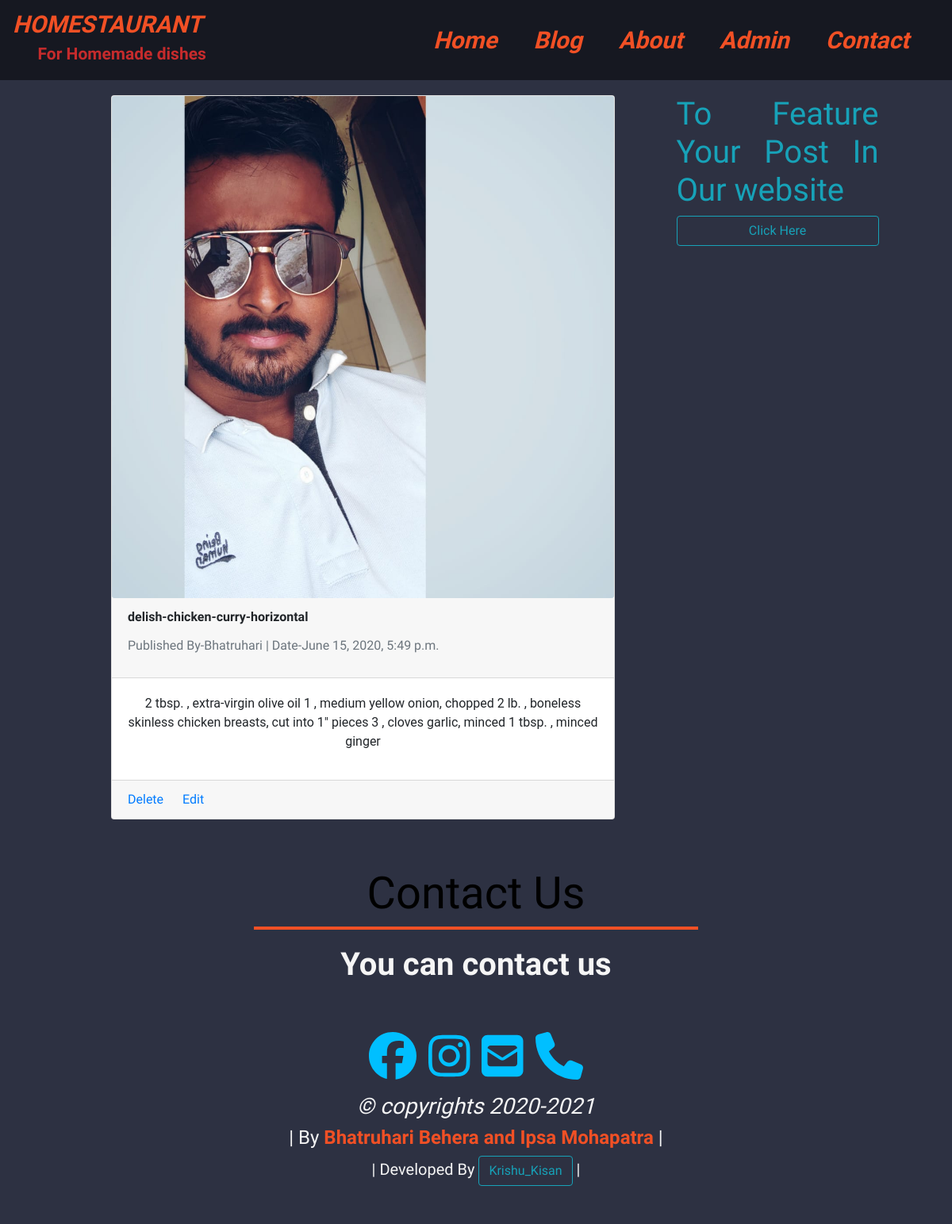
The app's page /delish-chicken-curry-horizontal/ with its own data.
### blog/models.py (models this page shows, shortened)
class Post(models.Model):
    STATUS_CHOICES = (('draft', 'Draft'), ('published', 'Published'))
    title = models.CharField(max_length=256)
    slug = models.SlugField(max_length=264, unique_for_date='publish')
    author = models.ForeignKey(Admin, on_delete=models.CASCADE, related_name='blog_posts')
    body = models.TextField()
    publish = models.DateTimeField(default=timezone.now)
    created = models.DateTimeField(auto_now_add=True)
    updated = models.DateTimeField(auto_now=True)
    status = models.CharField(max_length=10, choices=STATUS_CHOICES, default='draft')
    pic1 = models.ImageField(upload_to='blogs_photos/', blank=True, null=True)
    class Meta:
        ordering = ('-publish',)

### myadmin/models.py (models this page shows)
class Admin(models.Model):
    admin_id=models.AutoField(primary_key=True)
    username=models.CharField(max_length=30,unique=True)
    password=models.CharField(max_length=30)
    email=models.EmailField(unique=True,blank=True)
    mobile=models.IntegerField(unique=True)
    first_name=models.CharField(max_length=30)
    last_name=models.CharField(max_length=30)
    photo=models.ImageField(upload_to="admin_photos/",blank=True)
    def __str__(self):
        return self.first_name

### blog/views.py (the view)
# urls.py: path('<slug:slug>/',views.detail_post,name='detail_post'),
def detail_post(request,slug):
    blog_post=get_object_or_404(Post,slug=slug)
    return render(request,'blog/blog_detail.html',{'form':AdminLoginForm(),'post':blog_post})

### templates/blog/blog_detail.html (shortened to what this page needs)
{% extends 'base.html' %}
{% block common %}
    <header>
    {% include 'blog/navbar.html' %}
    </header>
    <div class="container">
        <div class="row">
            <div class="col-lg-7  offset-lg-1">
                    <div class="card">
                        <img src="{{ post.pic1.url }}" class="card-img" alt="pic:{{ post.title }}">
                        <div class="card-header">
                            <label class="card-title font-weight-bold">{{ post.title }}</label>
                            <p class="text-info text-muted">Published By-{{ post.author }} |
                            Date-{{ post.publish }}
                            </p>
                        </div>
                        <div class="card-body">
                            <p class="text-center">
                                {{ post.body|safe  }}
                            </p>
                        </div>
                        <div class="card-footer">
                            <a class="card-link" href="{% url 'blog:delete_post' post.id %}">Delete</a>
                            <a class="card-link" href="#">Edit</a>
                        </div>
                    </div>
            </div>
            <div class="col-lg-3 mx-lg-auto d-lg-flex d-none">
                <div class="side-bar">
                    <h1 class="text-justify text-info ">To Feature Your Post In Our website</h1>
                    <a href="#" class="btn btn-outline-info btn-block">Click Here</a>
                </div>
            </div>
        </div>
    </div>
{% endblock common %}

### templates/base.html (shortened to what this page needs)
{% load static %}
<!DOCTYPE html>
<html lang="en">
<head>
    <link rel='stylesheet' href="{% static 'css/bootstrap.css' %}">
    <link rel='stylesheet' href="{% static 'css/all.min.css' %}">
    <link  rel='stylesheet' href="{% static 'css/main.css' %}">
</head>
<body>
{% block common %}{% endblock common %}
    <section id='footer' class='container-fluid text-center'>
        <div class="title">
            <h1 class='display-4'>Contact Us</h1>
            <div class='text-underline'></div>
        </div>
        <h1><strong>You can contact us </strong></h1>
        <div class="footer-icons">
            <a href="https://www.facebook.com/homestaurant/" target='_blank'><i class="fab fa-facebook"></i></a>
            <a href="https://www.instagram.com/_homestaurant_/" target="_blank"><i class='fab fa-instagram'></i></a>
            <a href="mailto:homestaurant2020@gmail.com" target="_blank"><i class="fas fa-envelope-square"></i></a>
            <a href="tel:+919437405213"><i class='fa fa-phone'></i></a>
        </div>
        <div class="copyrights">
            <h3><i>&copy; copyrights 2020-2021</i></h3>
            <h4>| By <strong style="color: #F15025;">Bhatruhari Behera and Ipsa Mohapatra</strong> |</h4>
            <h5>| Developed By <strong style="color: #F15025;">
            <a href='https://www.instagram.com/krishu_kisan/' class='btn btn-outline-info'>Krishu_Kisan</a>
            </strong> |</h5>
        </div>
    </section>
</body>
</html>

### templates/blog/navbar.html (shortened to what this page needs)
<nav class='navbar navbar-expand-lg navbar-light fixed-top transparent'>
            <div class='navbar-brand'>
                <a>HOMESTAURANT</a>
                <label class='tagline'>For Homemade dishes</label>
            </div>
            <div class='collapse navbar-collapse justify-content-end' id='menu'>
                <ul class='navbar-nav'>
                    <li class='nav-item'><a class='nav-link' href="{% url 'blog:sitehome' %}">Home</a></li>
                    <li class='nav-item'><a class='nav-link' href="{% url 'blog:viewPost' %}">Blog</a></li>
                    <li class='nav-item'><a class='nav-link' href="#about">About</a></li>
                    <li class='nav-item'><a class='nav-link' data-toggle="modal" href="#adminLoginModal">Admin</a></li>
                    <li class='nav-item'><a class='nav-link' href="#footer">Contact</a></li>
                </ul>
            </div>
        </nav>

### static/css/main.css (style rules this page uses)
body { font-family: 'Indie Flower', cursive; }
.tagline { font-size:0.7em; margin-left: 0.5em; padding-left: 1em; font-style: normal; color: rgba(235, 47, 47, 0.829); }
.transparent { background-color: rgba(0, 0, 0, 0.5); }
.navbar-brand { display: flex; flex-flow: column; padding: 0; margin: 0; }
.navbar-brand, .nav-link { color:#F15025!important; font-size: 30px; margin-right: 1em; font-style: italic; font-weight: bold; }
header { height: 100%; background-image: url('../images/bg.jpg'); background-repeat: no-repeat; background-attachment: fixed; background-size: cover; background-position: center center; justify-content: center; align-items: center; }
.title { margin: 20px 0; color: black; }
.text-underline { border: 2px solid #F15025 ; width: 50%; margin: 0px auto 10px; }
#footer { padding: 40px; color: whitesmoke; background-color: #2D3142; }
.footer-icons { font-size: 60px; padding-top: 40px; }
.footer-icons a { color: deepskyblue; text-decoration: none; }

### templates/blog/blog_detail.html (style rules this page uses)
.row { margin-top: 120px; }
.card-body > p { font-family: Roboto, sans-serif; }
body { background-color: #2D3142; }

### records on screen
Post: pic1 (picture), title "delish-chicken-curry-horizontal", author "Bhatruhari", publish "June 15, 2020, 5:49 p.m.", body "2 tbsp. , extra-virgin olive oil 1 , medium yellow onion, chopped 2 lb. , boneless skinless chicken breasts, cut into 1\" pieces 3 , cloves garlic, minced 1 tbsp. , minced ginger"
